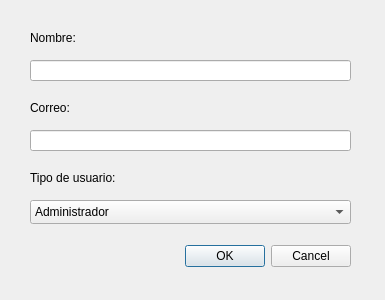
<?xml version="1.0" encoding="UTF-8"?>
<ui version="4.0">
 <class>Dialog</class>
 <widget class="QDialog" name="Dialog">
  <property name="geometry">
   <rect>
    <x>0</x>
    <y>0</y>
    <width>385</width>
    <height>300</height>
   </rect>
  </property>
  <property name="windowTitle">
   <string>Registro de Usuario</string>
  </property>
  <widget class="QDialogButtonBox" name="buttonBox">
   <property name="geometry">
    <rect>
     <x>30</x>
     <y>240</y>
     <width>321</width>
     <height>32</height>
    </rect>
   </property>
   <property name="orientation">
    <enum>Qt::Orientation::Horizontal</enum>
   </property>
   <property name="standardButtons">
    <set>QDialogButtonBox::StandardButton::Cancel|QDialogButtonBox::StandardButton::Ok</set>
   </property>
  </widget>
  <widget class="QLabel" name="label">
   <property name="geometry">
    <rect>
     <x>30</x>
     <y>30</y>
     <width>261</width>
     <height>16</height>
    </rect>
   </property>
   <property name="text">
    <string>Nombre:</string>
   </property>
  </widget>
  <widget class="QLineEdit" name="txtNombre">
   <property name="geometry">
    <rect>
     <x>30</x>
     <y>60</y>
     <width>321</width>
     <height>21</height>
    </rect>
   </property>
  </widget>
  <widget class="QLabel" name="label_2">
   <property name="geometry">
    <rect>
     <x>30</x>
     <y>100</y>
     <width>49</width>
     <height>16</height>
    </rect>
   </property>
   <property name="text">
    <string>Correo:</string>
   </property>
  </widget>
  <widget class="QLineEdit" name="txtCorreo">
   <property name="geometry">
    <rect>
     <x>30</x>
     <y>130</y>
     <width>321</width>
     <height>21</height>
    </rect>
   </property>
  </widget>
  <widget class="QLabel" name="label_3">
   <property name="geometry">
    <rect>
     <x>30</x>
     <y>170</y>
     <width>191</width>
     <height>16</height>
    </rect>
   </property>
   <property name="text">
    <string>Tipo de usuario:</string>
   </property>
  </widget>
  <widget class="QComboBox" name="comboBox">
   <property name="geometry">
    <rect>
     <x>30</x>
     <y>200</y>
     <width>321</width>
     <height>24</height>
    </rect>
   </property>
   <item>
    <property name="text">
     <string>Administrador</string>
    </property>
   </item>
   <item>
    <property name="text">
     <string>Usuario</string>
    </property>
   </item>
   <item>
    <property name="text">
     <string>Deudor</string>
    </property>
   </item>
   <item>
    <property name="text">
     <string>Ingeniero</string>
    </property>
   </item>
   <item>
    <property name="text">
     <string>MVP</string>
    </property>
   </item>
  </widget>
 </widget>
 <resources/>
 <connections>
  <connection>
   <sender>buttonBox</sender>
   <signal>accepted()</signal>
   <receiver>Dialog</receiver>
   <slot>accept()</slot>
   <hints>
    <hint type="sourcelabel">
     <x>248</x>
     <y>254</y>
    </hint>
    <hint type="destinationlabel">
     <x>157</x>
     <y>274</y>
    </hint>
   </hints>
  </connection>
  <connection>
   <sender>buttonBox</sender>
   <signal>rejected()</signal>
   <receiver>Dialog</receiver>
   <slot>reject()</slot>
   <hints>
    <hint type="sourcelabel">
     <x>316</x>
     <y>260</y>
    </hint>
    <hint type="destinationlabel">
     <x>286</x>
     <y>274</y>
    </hint>
   </hints>
  </connection>
 </connections>
</ui>
